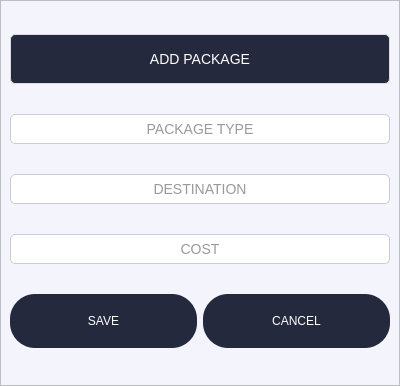
<?xml version="1.0" encoding="UTF-8"?>
<ui version="4.0">
 <class>Form</class>
 <widget class="QWidget" name="Form">
  <property name="geometry">
   <rect>
    <x>0</x>
    <y>0</y>
    <width>400</width>
    <height>386</height>
   </rect>
  </property>
  <property name="minimumSize">
   <size>
    <width>400</width>
    <height>386</height>
   </size>
  </property>
  <property name="maximumSize">
   <size>
    <width>400</width>
    <height>386</height>
   </size>
  </property>
  <property name="windowTitle">
   <string>Client Details</string>
  </property>
  <property name="styleSheet">
   <string notr="true">QLineEdit {
    background-color: #ffffff;
    border: 1px solid #cccccc;
    border-radius: 5px;
    padding: 5px;
    font-size: 14px;
    color: #333333;
}

QLineEdit:focus {
    border-color: #0078d7;
    outline: none;
}

QLineEdit::placeholder {
    color: #999999;
    font-style: italic;
}

/* For invalid input state */
QLineEdit[error=&quot;true&quot;] {
    border-color: #d9534f;
}

QFrame{

	background-color:#f4f5fc;


}
QWidget#Form{
background-color:#f4f5fc;


}

QComboBox {
    border: 1px solid #cccccc;
    border-radius: 5px;
    padding: 5px;
    background-color: #ffffff;
    color: #333333;
    font-family: &quot;Segoe UI&quot;, &quot;Arial&quot;, sans-serif;
    font-size: 14px;
}


QComboBox::drop-down {
    subcontrol-origin: padding;
    subcontrol-position: top right;
    width: 15px;
    border-left-width: 1px;
    border-left-color: #cccccc;
    border-left-style: solid;
    border-top-right-radius: 3px;
    border-bottom-right-radius: 3px;
}

QComboBox::down-arrow {
    image: url(:/icons/down-arrow.png); /* Ensure you have an appropriate icon */
}

QComboBox QAbstractItemView {
    border: 1px solid #cccccc;
    border-radius: 5px;
    background-color: #ffffff;
    selection-background-color: #24293e;
    selection-color: #ffffff;
    font-family: &quot;Segoe UI&quot;, &quot;Arial&quot;, sans-serif;
    font-size: 14px;
}
</string>
  </property>
  <layout class="QGridLayout" name="gridLayout">
   <property name="leftMargin">
    <number>0</number>
   </property>
   <property name="topMargin">
    <number>0</number>
   </property>
   <property name="rightMargin">
    <number>0</number>
   </property>
   <property name="bottomMargin">
    <number>0</number>
   </property>
   <property name="spacing">
    <number>0</number>
   </property>
   <item row="0" column="0">
    <widget class="QFrame" name="frame">
     <property name="minimumSize">
      <size>
       <width>0</width>
       <height>0</height>
      </size>
     </property>
     <property name="maximumSize">
      <size>
       <width>400</width>
       <height>386</height>
      </size>
     </property>
     <property name="styleSheet">
      <string notr="true"/>
     </property>
     <property name="frameShape">
      <enum>QFrame::StyledPanel</enum>
     </property>
     <property name="frameShadow">
      <enum>QFrame::Raised</enum>
     </property>
     <layout class="QVBoxLayout" name="verticalLayout">
      <item>
       <widget class="QLabel" name="label">
        <property name="minimumSize">
         <size>
          <width>380</width>
          <height>50</height>
         </size>
        </property>
        <property name="maximumSize">
         <size>
          <width>1000</width>
          <height>50</height>
         </size>
        </property>
        <property name="styleSheet">
         <string notr="true">QLabel {
    color: white;
    font-size: 14px;
    font-family: &quot;Segoe UI&quot;, &quot;Arial&quot;, sans-serif;
    padding: 5px;
    background: #24293e;
    border: 1px solid #dddddd;
    border-radius: 5px;
    text-align: center;
    qproperty-alignment: 'AlignCenter';
}

QLabel[warning=&quot;true&quot;] {
    color: #d9534f;
    background: #f2dede;
    border: 1px solid #ebccd1;
}

QLabel[success=&quot;true&quot;] {
    color: #3c763d;
    background: #dff0d8;
    border: 1px solid #d6e9c6;
}

QLabel[info=&quot;true&quot;] {
    color: #31708f;
    background: #d9edf7;
    border: 1px solid #bce8f1;
}
</string>
        </property>
        <property name="text">
         <string>ADD PACKAGE</string>
        </property>
        <property name="alignment">
         <set>Qt::AlignCenter</set>
        </property>
       </widget>
      </item>
      <item>
       <widget class="QLineEdit" name="package_2">
        <property name="alignment">
         <set>Qt::AlignCenter</set>
        </property>
        <property name="placeholderText">
         <string>PACKAGE TYPE</string>
        </property>
       </widget>
      </item>
      <item>
       <widget class="QLineEdit" name="destination">
        <property name="alignment">
         <set>Qt::AlignCenter</set>
        </property>
        <property name="placeholderText">
         <string>DESTINATION</string>
        </property>
       </widget>
      </item>
      <item>
       <widget class="QLineEdit" name="cost">
        <property name="alignment">
         <set>Qt::AlignCenter</set>
        </property>
        <property name="placeholderText">
         <string>COST</string>
        </property>
       </widget>
      </item>
      <item>
       <layout class="QHBoxLayout" name="horizontalLayout_2">
        <property name="sizeConstraint">
         <enum>QLayout::SetDefaultConstraint</enum>
        </property>
        <item>
         <widget class="QPushButton" name="savebutton">
          <property name="styleSheet">
           <string notr="true">QPushButton{

border-radius: 25px;
color: white;
background-color: #24293e;
padding-top: 20px;
padding-bottom: 20px;






}</string>
          </property>
          <property name="text">
           <string>SAVE</string>
          </property>
         </widget>
        </item>
        <item>
         <widget class="QPushButton" name="cancelbutton">
          <property name="styleSheet">
           <string notr="true">QPushButton{

border-radius: 25px;
color: white;
background-color: #24293e;
padding-top: 20px;
padding-bottom: 20px;






}</string>
          </property>
          <property name="text">
           <string>CANCEL</string>
          </property>
         </widget>
        </item>
       </layout>
      </item>
     </layout>
    </widget>
   </item>
  </layout>
 </widget>
 <resources/>
 <connections/>
</ui>
